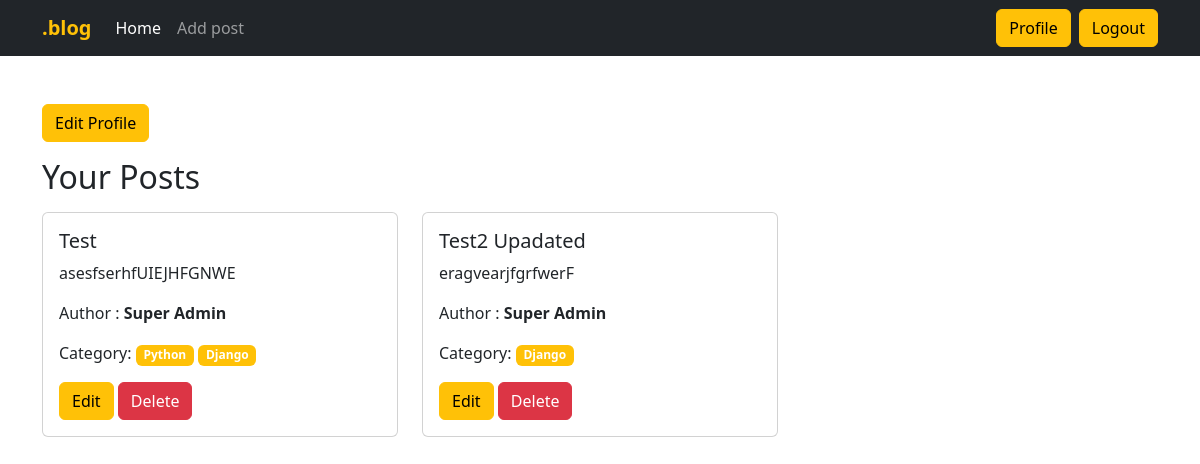
The app's page /author/profile/ (signed in) with its own data.
### posts/models.py (models this page shows, shortened)
class Post(models.Model):
    title = models.CharField(max_length=250)
    content = models.TextField()
    category = models.ManyToManyField(Category)
    author = models.ForeignKey(User, on_delete=models.CASCADE)

### categories/models.py (models this page shows, shortened)
class Category(models.Model):
    name = models.CharField(max_length=100)
    slug = models.SlugField(max_length=100, unique=True, null = True, blank = True)

### author/views.py (the view)
# urls.py: path('profile/', views.profile, name='profile'),
@login_required
def profile(request):
    data = Post.objects.filter(author=request.user)
    return render(request, 'profile.html', {'data': data})

### author/templates/profile.html
{% extends "base.html" %}
{% load crispy_forms_tags %}
{% block content %}
    <a class="btn btn-warning" href="{% url 'edit_profile' %}">Edit Profile</a>
    <h2 class="my-3">Your Posts</h2>
    <div class="row">
        {% for post in data %}
            <div class="col-sm-4 mb-4">
                <div class="card">
                    <div class="card-body">
                        <h5 class="card-title">{{ post.title }}</h5>
                        <p class="card-text">{{ post.content }}</p>
                        <p>Author : <strong>{{ post.author.first_name }} {{post.author.last_name}}</strong></p>
                        <p>Category:
                            {% for cat in post.category.all %}
                                <span class="badge bg-warning">{{ cat.name }}</span>
                            {% endfor %}
                        </p>
                        <a href="{% url 'edit_post' post.id %}" class="btn btn-warning">Edit</a>
                        <a href="{% url 'delete_post' post.id %}" class="btn btn-danger">Delete</a>
                    </div>
                </div>
            </div>
        {% endfor %}
    </div>
{% endblock content %}

### templates/base.html (style rules this page uses)
a { text-decoration: none; color: #000; }

### records on screen
Post: title "Test", content "asesfserhfUIEJHFGNWE", author.first_name "Super", author.last_name "Admin"
Category: name "Python"
Category: name "Django"
Post: title "Test2 Upadated", content "eragvearjfgrfwerF", author.first_name "Super", author.last_name "Admin"
